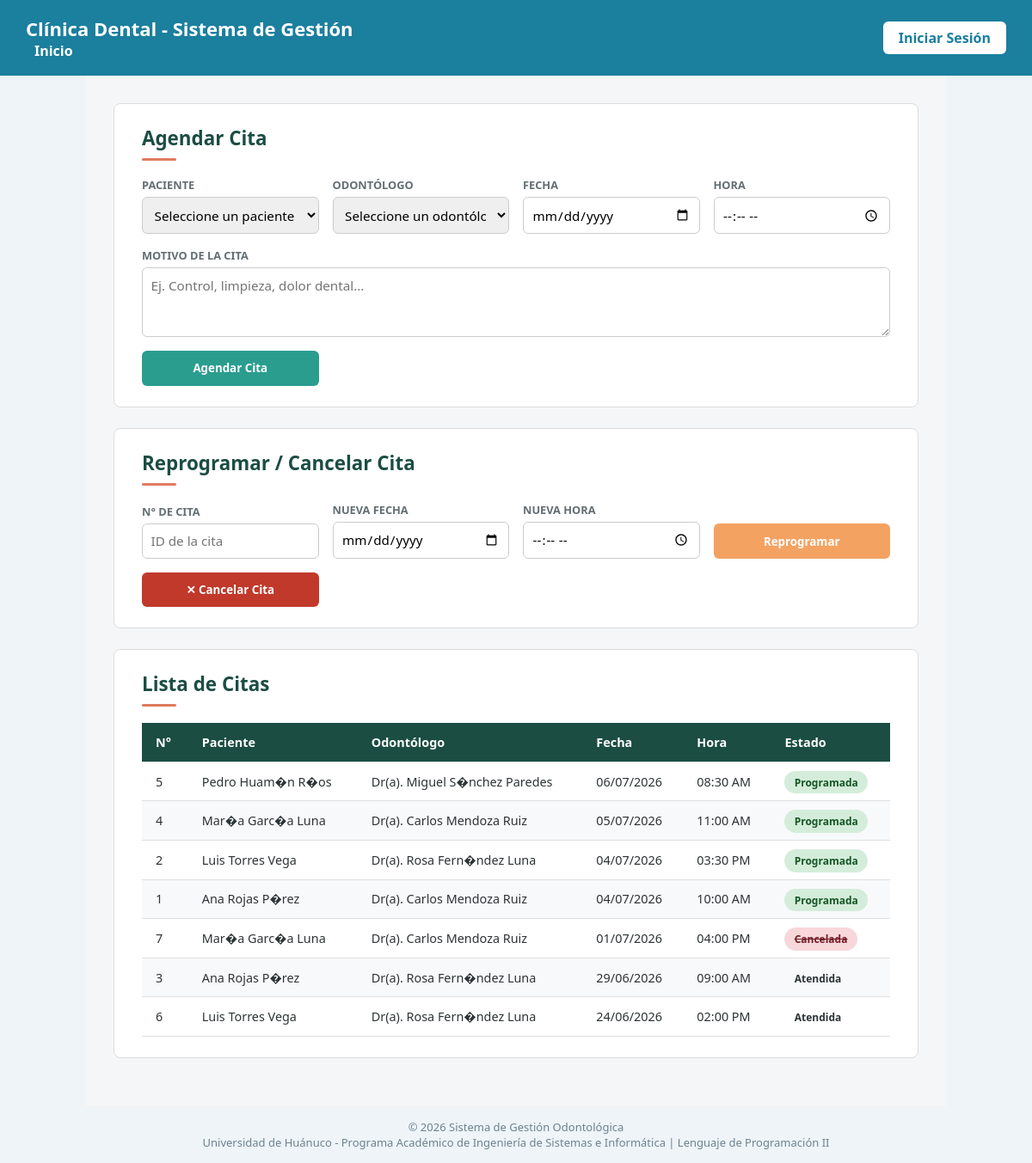
Page /vistas/citas.php on the committed database.
### tables this page shows
CREATE TABLE cita (
    id_cita INT AUTO_INCREMENT PRIMARY KEY,
    id_paciente INT NOT NULL,
    id_odontologo INT NOT NULL,
    fecha DATE NOT NULL,
    hora TIME NOT NULL,
    motivo VARCHAR(200),
    estado ENUM('Programada','Reprogramada','Cancelada','Atendida') DEFAULT 'Programada',
    FOREIGN KEY (id_paciente) REFERENCES paciente(id_paciente),
    FOREIGN KEY (id_odontologo) REFERENCES odontologo(id_odontologo)
);

CREATE TABLE paciente (
    id_paciente INT AUTO_INCREMENT PRIMARY KEY,
    dni VARCHAR(8) NOT NULL UNIQUE,
    nombres VARCHAR(80) NOT NULL,
    apellidos VARCHAR(80) NOT NULL,
    telefono VARCHAR(20),
    correo VARCHAR(100),
    direccion VARCHAR(150),
    fecha_nacimiento DATE
);

CREATE TABLE odontologo (
    id_odontologo INT AUTO_INCREMENT PRIMARY KEY,
    nombres VARCHAR(80) NOT NULL,
    apellidos VARCHAR(80) NOT NULL,
    especialidad VARCHAR(80),
    telefono VARCHAR(20),
    correo VARCHAR(100)
);

### php/clases/Cita.php (called while the page is built, shortened)
<?php
require_once __DIR__ . '/../config/conexion.php';
class Cita {
    private $conexion;
    public function __construct() {
        $con = new Conexion();
        $this->conexion = $con->conectar();
    }
    public function listarCitas() {
        $sql = "SELECT c.id_cita, c.fecha, c.hora, c.motivo, c.estado,
                       p.nombres AS paciente_nombres, p.apellidos AS paciente_apellidos,
                       o.nombres AS odontologo_nombres, o.apellidos AS odontologo_apellidos
                FROM cita c
                INNER JOIN paciente p ON c.id_paciente = p.id_paciente
                INNER JOIN odontologo o ON c.id_odontologo = o.id_odontologo
                ORDER BY c.fecha DESC, c.hora DESC";
        $stmt = $this->conexion->prepare($sql);
        $stmt->execute();
        return $stmt->fetchAll();
    }
}

### php/config/conexion.php (called while the page is built, shortened)
<?php
class Conexion {
    private $host = "localhost";
    private $nombre_bd = "clinica_dental";
    private $usuario = "root";
    private $password = "";
    private $charset = "utf8mb4";
    public function conectar() {
        $dsn = "mysql:host={$this->host};dbname={$this->nombre_bd};charset={$this->charset}";
        $opciones = [
            PDO::ATTR_ERRMODE            => PDO::ERRMODE_EXCEPTION,
            PDO::ATTR_DEFAULT_FETCH_MODE => PDO::FETCH_ASSOC,
            PDO::ATTR_EMULATE_PREPARES   => false,
        ];
        try {
            $this->pdo = new PDO($dsn, $this->usuario, $this->password, $opciones);
            return $this->pdo;
        } catch (PDOException $e) {
            die("Error de conexión a la base de datos: " . $e->getMessage());
        }
    }
}

### vistas/citas.php (the view, shortened to what this page needs)
<?php
require_once __DIR__ . '/../php/clases/Cita.php';
$citaObj = new Cita();
$citas = $citaObj->listarCitas();
?>
<!DOCTYPE html>
<html lang="es">
<head>
    <link rel="stylesheet" href="../css/base.css">
    <link rel="stylesheet" href="../css/citas.css">
</head>
<body>
    <?php include 'incluir/header.php'; ?>
    <main class="pagina-citas">
        <section class="seccion-cita">
            <h2>Agendar Cita</h2>
            <div class="linea-decorativa"></div>
            <form class="form-cita" action="../php/procesar/procesar_cita.php" method="POST">
                <div class="grupo-campo">
                    <label for="id_paciente">Paciente</label>
                    <select id="id_paciente" name="id_paciente" required>
                        <option value="">Seleccione un paciente</option>
                    </select>
                </div>
                <div class="grupo-campo">
                    <label for="id_odontologo">Odontólogo</label>
                    <select id="id_odontologo" name="id_odontologo" required>
                        <option value="">Seleccione un odontólogo</option>
                    </select>
                </div>
                <div class="grupo-campo">
                    <label for="fecha">Fecha</label>
                    <input type="date" id="fecha" name="fecha" min="<?php echo date('Y-m-d'); ?>" required>
                </div>
                <div class="grupo-campo">
                    <label for="hora">Hora</label>
                    <input type="time" id="hora" name="hora" required>
                </div>
                <div class="grupo-campo campo-ancho">
                    <label for="motivo">Motivo de la cita</label>
                    <textarea id="motivo" name="motivo" rows="3" placeholder="Ej. Control, limpieza, dolor dental..."></textarea>
                </div>
                <div class="grupo-campo campo-boton">
                    <button type="submit" class="btn-agendar">
                        <span></span> Agendar Cita
                    </button>
                </div>
            </form>
        </section>
        <section class="seccion-cita seccion-gestion">
            <h2>Reprogramar / Cancelar Cita</h2>
            <div class="linea-decorativa"></div>
            <form class="form-gestion" action="../php/procesar/procesar_cita.php" method="POST">
                <div class="grupo-campo">
                    <label for="id_cita">N° de Cita</label>
                    <input type="number" id="id_cita" name="id_cita" placeholder="ID de la cita" min="1" required>
                </div>
                <div class="grupo-campo">
                    <label for="nueva_fecha">Nueva fecha</label>
                    <input type="date" id="nueva_fecha" name="nueva_fecha" min="<?php echo date('Y-m-d'); ?>">
                </div>
                <div class="grupo-campo">
                    <label for="nueva_hora">Nueva hora</label>
                    <input type="time" id="nueva_hora" name="nueva_hora">
                </div>
                <div class="grupo-campo campo-boton">
                    <button type="submit" name="accion" value="reprogramar" class="btn-reprogramar">
                        <span></span> Reprogramar
                    </button>
                </div>
                <div class="grupo-campo campo-boton">
                    <button type="submit" name="accion" value="cancelar" class="btn-cancelar"
                            onclick="return confirm('¿Seguro que desea cancelar esta cita?');">
                        <span>✕</span> Cancelar Cita
                    </button>
                </div>
            </form>
        </section>
        <section class="seccion-cita">
            <h2>Lista de Citas</h2>
            <div class="linea-decorativa"></div>
            <div class="contenedor-tabla">
                <table class="tabla-citas">
                    <thead>
                        <tr>
                            <th>N°</th>
                            <th>Paciente</th>
                            <th>Odontólogo</th>
                            <th>Fecha</th>
                            <th>Hora</th>
                            <th>Estado</th>
                        </tr>
                    </thead>
                    <tbody>
                        <?php if (empty($citas)): ?>
                            <tr>
                                <td colspan="6" style="text-align:center; color:#78909c;">Todavía no hay citas registradas.</td>
                            </tr>
                        <?php else: ?>
                            <?php foreach ($citas as $c): ?>
                                <?php
                                $estadoClase = strtolower($c['estado']);
                                $fechaFmt = date('d/m/Y', strtotime($c['fecha']));
                                $horaFmt  = date('h:i A', strtotime($c['hora']));
                                ?>
                                <tr>
                                    <td class="num-cita"><?php echo $c['id_cita']; ?></td>
                                    <td><?php echo htmlspecialchars($c['paciente_nombres'] . ' ' . $c['paciente_apellidos']); ?></td>
                                    <td>Dr(a). <?php echo htmlspecialchars($c['odontologo_nombres'] . ' ' . $c['odontologo_apellidos']); ?></td>
                                    <td><?php echo $fechaFmt; ?></td>
                                    <td><?php echo $horaFmt; ?></td>
                                    <td><span class="estado <?php echo $estadoClase; ?>"><?php echo htmlspecialchars($c['estado']); ?></span></td>
                                </tr>
                            <?php endforeach; ?>
                        <?php endif; ?>
                    </tbody>
                </table>
            </div>
        </section>
    </main>
    <?php include 'incluir/footer.php'; ?>
</body>
</html>

### css/base.css (style rules this page uses)
* { margin: 0; padding: 0; box-sizing: border-box; font-family: 'Segoe UI', Arial, sans-serif; }
body { background-color: #eef4f7; color: #263544; }

### css/citas.css (style rules this page uses)
.pagina-citas { font-family: 'Inter', sans-serif; background: #f4f6f8; color: #2d3436; padding: 2rem; max-width: 1000px; margin: 0 auto; }
.seccion-cita { background: #fff; border: 1px solid #ddd; border-radius: 8px; padding: 1.5rem 2rem; margin-bottom: 1.5rem; }
.seccion-cita h2 { color: #1b4d43; font-size: 1.4rem; margin-bottom: 0.5rem; }
.linea-decorativa { width: 40px; height: 3px; background: #e07a5f; margin-bottom: 1.2rem; border-radius: 2px; }
.form-cita, .form-gestion { display: grid; grid-template-columns: repeat(auto-fit, minmax(200px, 1fr)); gap: 1rem; align-items: end; }
.grupo-campo { display: flex; flex-direction: column; gap: 0.3rem; }
.grupo-campo label { font-size: 0.8rem; font-weight: 600; color: #636e72; text-transform: uppercase; }
.grupo-campo input, .grupo-campo select, .grupo-campo textarea { padding: 0.6rem; border: 1.5px solid #ccc; border-radius: 6px; font-size: 0.95rem; font-family: inherit; }
.campo-ancho { grid-column: 1 / -1; }
.btn-agendar, .btn-reprogramar, .btn-cancelar { padding: 0.7rem 1.2rem; border: none; border-radius: 6px; font-weight: 600; cursor: pointer; color: #fff; width: 100%; }
.btn-agendar { background: #2a9d8f; }
.btn-reprogramar { background: #f4a261; }
.btn-cancelar { background: #c0392b; }
.tabla-citas { width: 100%; border-collapse: collapse; font-size: 0.9rem; }
.tabla-citas thead { background: #1b4d43; color: #fff; }
.tabla-citas th, .tabla-citas td { padding: 0.8rem 1rem; text-align: left; border-bottom: 1px solid #e0e0e0; }
.tabla-citas tbody tr:nth-child(even) { background: #f8f9fa; }
.estado { padding: 0.3rem 0.7rem; border-radius: 15px; font-size: 0.75rem; font-weight: 600; }
.estado.programada { background: #d4edda; color: #155724; }
.estado.cancelada { background: #f8d7da; color: #721c24; text-decoration: line-through; }

### rows in the picture
cita: id_cita "5", id_paciente.apellidos "Pedro Huam�n R�os", id_odontologo.apellidos "Miguel S�nchez Paredes", fecha "06/07/2026", hora "08:30 AM", estado "Programada"
cita: id_cita "4", id_paciente.apellidos "Mar�a Garc�a Luna", id_odontologo.apellidos "Carlos Mendoza Ruiz", fecha "05/07/2026", hora "11:00 AM", estado "Programada"
cita: id_cita "2", id_paciente.apellidos "Luis Torres Vega", id_odontologo.apellidos "Rosa Fern�ndez Luna", fecha "04/07/2026", hora "03:30 PM", estado "Programada"
cita: id_cita "1", id_paciente.apellidos "Ana Rojas P�rez", id_odontologo.apellidos "Carlos Mendoza Ruiz", fecha "04/07/2026", hora "10:00 AM", estado "Programada"
cita: id_cita "7", id_paciente.apellidos "Mar�a Garc�a Luna", id_odontologo.apellidos "Carlos Mendoza Ruiz", fecha "01/07/2026", hora "04:00 PM", estado "Cancelada"
cita: id_cita "3", id_paciente.apellidos "Ana Rojas P�rez", id_odontologo.apellidos "Rosa Fern�ndez Luna", fecha "29/06/2026", hora "09:00 AM", estado "Atendida"
cita: id_cita "6", id_paciente.apellidos "Luis Torres Vega", id_odontologo.apellidos "Rosa Fern�ndez Luna", fecha "24/06/2026", hora "02:00 PM", estado "Atendida"
